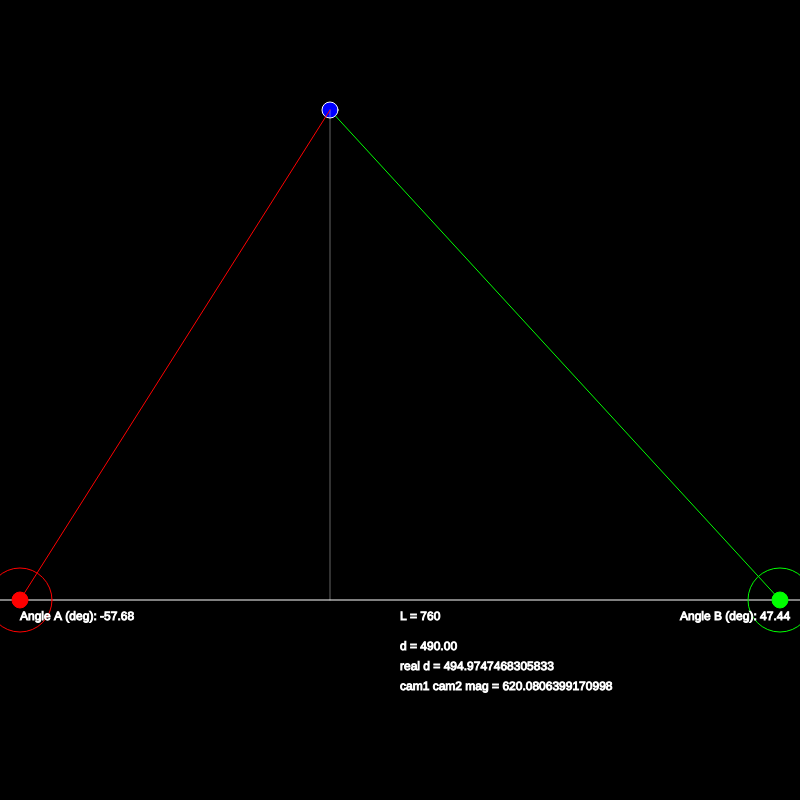
Frame 1 (no input)
Frame 60 (no input): identical to frame 1, image omitted
Frame 120 (the mouse pressed at the canvas centre since frame 60): identical to frame 1, image omitted

The p5.js sketch that drew this single still picture (run headless with seeded random() and noise() and a simulated clock; from frame 60 on, the mouse is pressed at the canvas centre):

// p5.js sketch
// ── sketch.js
let cam1;
let cam2;
let target;
let xShift = -70;
let yShift = -90;

function setup() {
    createCanvas(800, 800);
    background(0);
    cam1 = createVector(20, height / 2 + height / 4);
    cam2 = createVector(width - 20, height / 2 + height / 4);
    target = createVector(width / 2 + xShift, height / 2 - height / 4 + yShift);
    angleMode(RADIANS);
}

function draw() {
    background(0);
    stroke(255);
    line(0, height / 2 + height / 4, width, height / 2 + height / 4);

    fill(255, 0, 0);
    stroke(255, 0, 0);
    circle(cam1.x, cam1.y, 16);
    noFill();
    circle(cam1.x, cam1.y, 64);

    fill(0, 255, 0);
    stroke(0, 255, 0);
    circle(cam2.x, cam2.y, 16);
    noFill();
    circle(cam2.x, cam2.y, 64);
    line(cam2.x, cam2.y, target.x, target.y);

    fill(0, 0, 255);
    stroke(255);
    circle(target.x, target.y, 16);
    stroke(255, 100);
    line(target.x, target.y, width / 2 + xShift, height / 2 + height / 4);

    stroke(255, 0, 0);
    let cam1_to_target_vec = p5.Vector.sub(target, cam1);
    line(cam1.x, cam1.y, cam1.x + cam1_to_target_vec.x, cam1.y + cam1_to_target_vec.y);
    stroke(255);
    fill(255);
    let cam2_to_target_vec = p5.Vector.sub(target, cam2);

    // --- Correct Angle and Distance Calculation ---
    let baseline_vec_L_to_R = p5.Vector.sub(cam2, cam1);
    let angleA = baseline_vec_L_to_R.angleBetween(cam1_to_target_vec);

    // For display, we can convert the correct radian angles to degrees.
    text("Angle A (deg): " + degrees(angleA).toFixed(2), cam1.x, cam1.y + 20);

    // We don't need angleB for the simplified formula, but we can show it for completeness
    let baseline_vec_R_to_L = p5.Vector.sub(cam1, cam2);
    let angleB = baseline_vec_R_to_L.angleBetween(cam2_to_target_vec);
    text("Angle B (deg): " + degrees(angleB).toFixed(2), cam2.x - 100, cam2.y + 20);

    let cam1_cam2_dist = p5.Vector.dist(cam1, cam2);
    text("L = " + cam1_cam2_dist, width / 2, height / 2 + height / 4 + 20);

    // With a symmetrical setup, the calculation is simple right-triangle trigonometry.
    // tan(angleA) = opposite / adjacent = d / (L/2)
    // This avoids the unstable formula entirely.
    // let d = (cam1_cam2_dist / 2) * tan(angleA);
    
    angleA = abs(angleA);
    angleB = abs(angleB);

    let d = cam1_cam2_dist * ((tan(angleA) * tan(angleB)) / (tan(angleA) + tan(angleB))); 
    text("d = " + d.toFixed(2), width / 2, height / 2 + height / 4 + 50);

    let real_d = p5.Vector.dist(target, createVector(width / 2, height / 2 + height / 4));
    text("real d = " + real_d, width / 2, height / 2 + height / 4 + 70);

    let cam1_cam2_mag = Math.sqrt(((cam1_cam2_dist / 2) * (cam1_cam2_dist / 2)) + (d * d))
    text("cam1 cam2 mag = " + cam1_cam2_mag, width / 2, height / 2 + height / 4 + 90);

}
